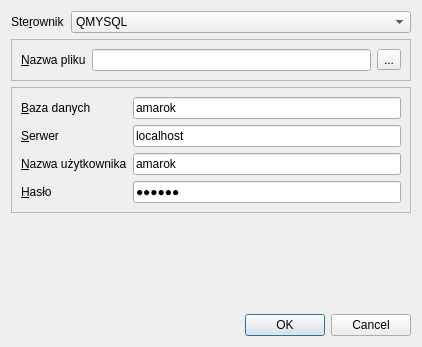
<?xml version="1.0" encoding="UTF-8"?>
<ui version="4.0">
 <class>DbConnectionForm</class>
 <widget class="QDialog" name="DbConnectionForm">
  <property name="geometry">
   <rect>
    <x>0</x>
    <y>0</y>
    <width>422</width>
    <height>347</height>
   </rect>
  </property>
  <property name="windowTitle">
   <string>Połączenie</string>
  </property>
  <property name="windowIcon">
   <iconset resource="../icons/icons.qrc">
    <normaloff>:/icons/server-database.png</normaloff>:/icons/server-database.png</iconset>
  </property>
  <layout class="QVBoxLayout" name="verticalLayout">
   <item>
    <layout class="QHBoxLayout" name="horizontalLayout_3">
     <item>
      <widget class="QLabel" name="label">
       <property name="text">
        <string>Ste&amp;rownik</string>
       </property>
       <property name="buddy">
        <cstring>driverCombo</cstring>
       </property>
      </widget>
     </item>
     <item>
      <widget class="QComboBox" name="driverCombo">
       <property name="sizePolicy">
        <sizepolicy hsizetype="MinimumExpanding" vsizetype="Fixed">
         <horstretch>120</horstretch>
         <verstretch>0</verstretch>
        </sizepolicy>
       </property>
       <item>
        <property name="text">
         <string>QMYSQL</string>
        </property>
       </item>
       <item>
        <property name="text">
         <string>QSQLITE</string>
        </property>
       </item>
      </widget>
     </item>
    </layout>
   </item>
   <item>
    <widget class="QFrame" name="fileNameFrame">
     <property name="frameShape">
      <enum>QFrame::StyledPanel</enum>
     </property>
     <property name="frameShadow">
      <enum>QFrame::Raised</enum>
     </property>
     <layout class="QHBoxLayout" name="horizontalLayout">
      <item>
       <widget class="QLabel" name="label_6">
        <property name="text">
         <string>&amp;Nazwa pliku</string>
        </property>
        <property name="buddy">
         <cstring>dbFileLineEdit</cstring>
        </property>
       </widget>
      </item>
      <item>
       <widget class="QLineEdit" name="dbFileLineEdit">
        <property name="text">
         <string/>
        </property>
       </widget>
      </item>
      <item>
       <widget class="QToolButton" name="browseButton">
        <property name="toolTip">
         <string>Szukaj pliku</string>
        </property>
        <property name="statusTip">
         <string>Szukaj pliku</string>
        </property>
        <property name="text">
         <string>...</string>
        </property>
       </widget>
      </item>
     </layout>
    </widget>
   </item>
   <item>
    <widget class="QFrame" name="pwFrame">
     <property name="frameShape">
      <enum>QFrame::StyledPanel</enum>
     </property>
     <property name="frameShadow">
      <enum>QFrame::Raised</enum>
     </property>
     <layout class="QFormLayout" name="formLayout">
      <item row="1" column="0">
       <widget class="QLabel" name="label_4">
        <property name="text">
         <string>&amp;Serwer</string>
        </property>
        <property name="buddy">
         <cstring>hostLineEdit</cstring>
        </property>
       </widget>
      </item>
      <item row="1" column="1">
       <widget class="QLineEdit" name="hostLineEdit">
        <property name="text">
         <string>localhost</string>
        </property>
       </widget>
      </item>
      <item row="2" column="0">
       <widget class="QLabel" name="label_2">
        <property name="text">
         <string>&amp;Nazwa użytkownika</string>
        </property>
        <property name="buddy">
         <cstring>userLineEdit</cstring>
        </property>
       </widget>
      </item>
      <item row="2" column="1">
       <widget class="QLineEdit" name="userLineEdit">
        <property name="text">
         <string>amarok</string>
        </property>
       </widget>
      </item>
      <item row="3" column="0">
       <widget class="QLabel" name="label_3">
        <property name="text">
         <string>&amp;Hasło</string>
        </property>
        <property name="buddy">
         <cstring>passwordLineEdit</cstring>
        </property>
       </widget>
      </item>
      <item row="3" column="1">
       <widget class="QLineEdit" name="passwordLineEdit">
        <property name="text">
         <string>amarok</string>
        </property>
        <property name="echoMode">
         <enum>QLineEdit::PasswordEchoOnEdit</enum>
        </property>
       </widget>
      </item>
      <item row="0" column="0">
       <widget class="QLabel" name="dbLabel">
        <property name="text">
         <string>&amp;Baza danych</string>
        </property>
        <property name="buddy">
         <cstring>databaseLineEdit</cstring>
        </property>
       </widget>
      </item>
      <item row="0" column="1">
       <widget class="QLineEdit" name="databaseLineEdit">
        <property name="text">
         <string>amarok</string>
        </property>
       </widget>
      </item>
     </layout>
    </widget>
   </item>
   <item>
    <spacer name="verticalSpacer">
     <property name="orientation">
      <enum>Qt::Vertical</enum>
     </property>
     <property name="sizeHint" stdset="0">
      <size>
       <width>20</width>
       <height>11</height>
      </size>
     </property>
    </spacer>
   </item>
   <item>
    <layout class="QHBoxLayout" name="horizontalLayout_2">
     <item>
      <widget class="QLabel" name="label_5">
       <property name="text">
        <string/>
       </property>
       <property name="pixmap">
        <pixmap resource="../icons/icons.qrc">:/icons/server-database.png</pixmap>
       </property>
      </widget>
     </item>
     <item>
      <widget class="QDialogButtonBox" name="buttonBox">
       <property name="orientation">
        <enum>Qt::Horizontal</enum>
       </property>
       <property name="standardButtons">
        <set>QDialogButtonBox::Cancel|QDialogButtonBox::Ok</set>
       </property>
      </widget>
     </item>
    </layout>
   </item>
  </layout>
 </widget>
 <tabstops>
  <tabstop>driverCombo</tabstop>
  <tabstop>dbFileLineEdit</tabstop>
  <tabstop>databaseLineEdit</tabstop>
  <tabstop>hostLineEdit</tabstop>
  <tabstop>userLineEdit</tabstop>
  <tabstop>passwordLineEdit</tabstop>
  <tabstop>browseButton</tabstop>
  <tabstop>buttonBox</tabstop>
 </tabstops>
 <resources>
  <include location="../icons/icons.qrc"/>
 </resources>
 <connections>
  <connection>
   <sender>buttonBox</sender>
   <signal>accepted()</signal>
   <receiver>DbConnectionForm</receiver>
   <slot>accept()</slot>
   <hints>
    <hint type="sourcelabel">
     <x>248</x>
     <y>254</y>
    </hint>
    <hint type="destinationlabel">
     <x>157</x>
     <y>274</y>
    </hint>
   </hints>
  </connection>
  <connection>
   <sender>buttonBox</sender>
   <signal>rejected()</signal>
   <receiver>DbConnectionForm</receiver>
   <slot>reject()</slot>
   <hints>
    <hint type="sourcelabel">
     <x>316</x>
     <y>260</y>
    </hint>
    <hint type="destinationlabel">
     <x>286</x>
     <y>274</y>
    </hint>
   </hints>
  </connection>
 </connections>
</ui>
